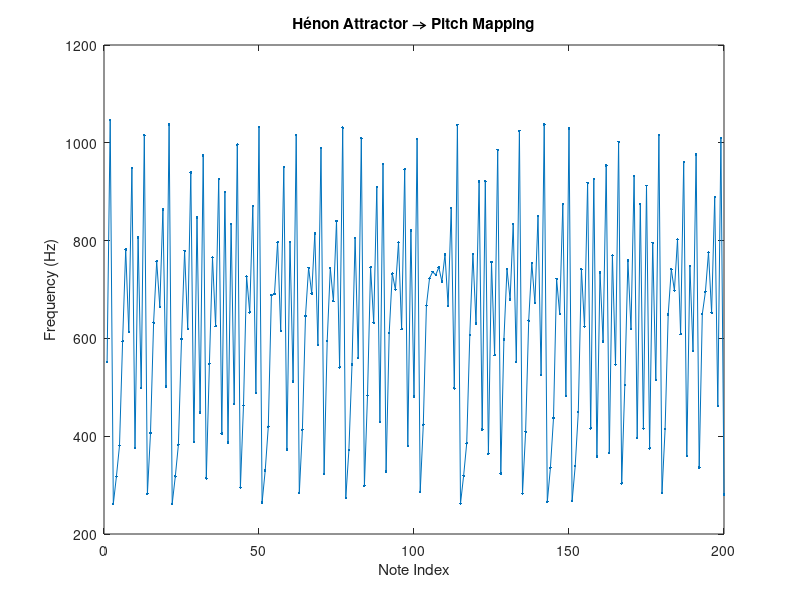

MATLAB code for this plot:
% Parameters
a = 1.4;
b = 0.3;
N = 200;      % Number of notes (keep small for faster playback)
Fs = 44100;   % Sample rate
note_duration = 0.2;  % Duration of each note in seconds

% Generate Hénon map
x = zeros(1, N);
y = zeros(1, N);
x(1) = 0.1;
y(1) = 0.3;

for n = 2:N
    x(n) = 1 - a * x(n-1)^2 + y(n-1);
    y(n) = b * x(n-1);
end

% Normalize x to pitch range (e.g., MIDI notes 60–84 = C4–C6)
x_scaled = rescale(x, 60, 84);  % MIDI range
frequencies = 440 * 2.^((x_scaled - 69)/12);  % Convert to Hz

% Normalize y to amplitude
amplitudes = rescale(abs(y), 0.1, 0.9);

% Create melody
t = linspace(0, note_duration, round(Fs * note_duration));
melody = [];

for i = 1:N
    f = frequencies(i);
    A = amplitudes(i);
    note = A * sin(2 * pi * f * t);
    melody = [melody, note];
end

% Play and save
sound(melody, Fs);
%audiowrite('henon_melody.wav', melody, Fs);

% plot frequency over time
figure;
plot(frequencies, '.-');
xlabel('Note Index');
ylabel('Frequency (Hz)');
title('Hénon Attractor → Pitch Mapping');
